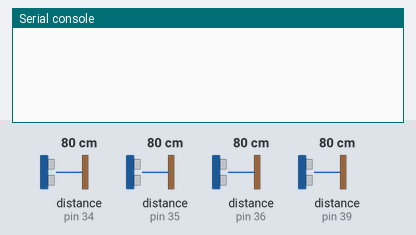
A program run on a simulated MicroPython board. Shown: the last lines printed to the serial console. Inputs (shaded band) come from the test bench; at power-on: distance to the obstacle (sensors on pin 34, pin 35, pin 36, pin 39) 80 cm. The echo pulse lasts 58.3 µs per cm.

Above: at 1.2 s.
1.3 s: distance to the obstacle (sensor on pin 34) set to 2 cm
At 2.8 s:
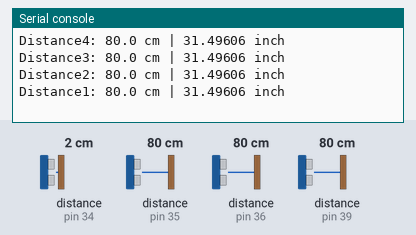
3.9 s: distance to the obstacle (sensor on pin 35) set to 2 cm
At 4.9 s:
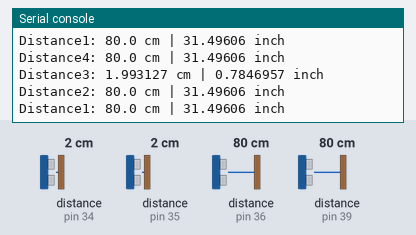
6.5 s: distance to the obstacle (sensor on pin 36) set to 2 cm
At 8.8 s:
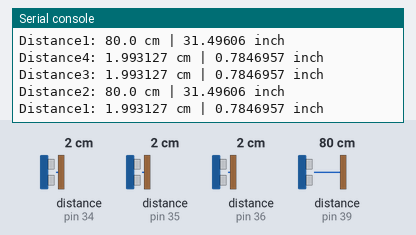
9.1 s: distance to the obstacle (sensor on pin 39) set to 2 cm
At 11.6 s:
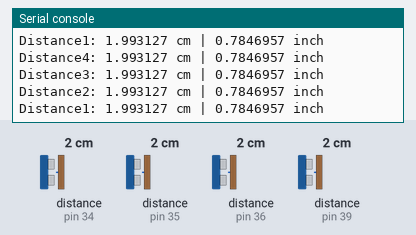
11.7 s: distance to the obstacle (sensor on pin 34) set to 4 cm
At 13.8 s:
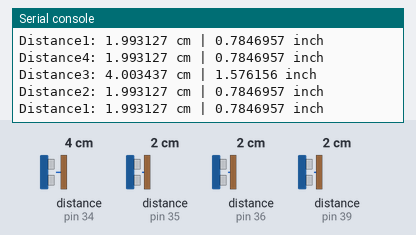
14.3 s: distance to the obstacle (sensor on pin 35) set to 4 cm
Timing chart, 0 to 17.3 s (numbered marks = the images above; inputs shaded):
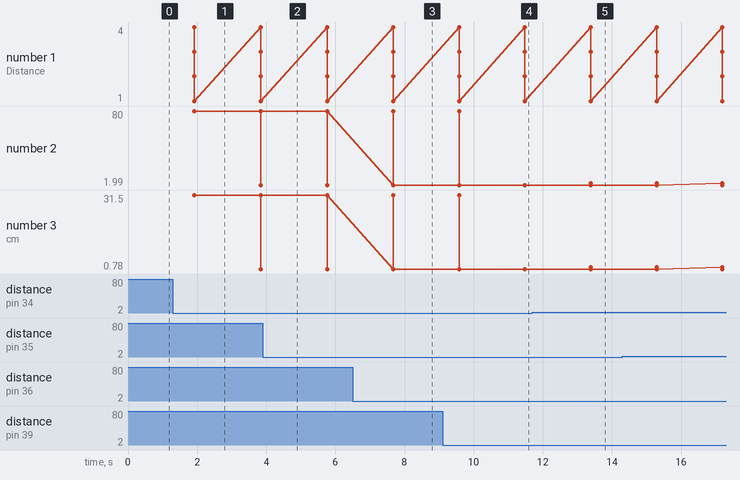

Measured:
- after the input at 6.5 s, the serial console: prints a new line after 1.2 s (image 3)
- after the input at 9.1 s, the serial console: prints a new line after 2.4 s (image 4)
- after the input at 11.7 s, the serial console: prints a new line after 1.7 s (image 5)

The program:

ultrasonido-Ejemplo.py
```python
import machine
import hcsr04
import time

ultrasonic4 = hcsr04.HCSR04(trigger_pin=32, echo_pin=35, echo_timeout_us=1000000)
ultrasonic3 = hcsr04.HCSR04(trigger_pin=33, echo_pin=34, echo_timeout_us=1000000)
ultrasonic2 = hcsr04.HCSR04(trigger_pin=25, echo_pin=39, echo_timeout_us=1000000)
ultrasonic1 = hcsr04.HCSR04(trigger_pin=26, echo_pin=36, echo_timeout_us=1000000)


while True:
    distance4 = ultrasonic4.distance_cm()
    time.sleep_ms(300)
    distance3 = ultrasonic3.distance_cm()
    time.sleep_ms(300)
    distance2 = ultrasonic2.distance_cm()
    time.sleep_ms(300)
    distance1 = ultrasonic1.distance_cm()
    time.sleep_ms(1000)
    print('Distance4:', distance4, 'cm', '|', distance4/2.54, 'inch')
    print('Distance3:', distance3, 'cm', '|', distance3/2.54, 'inch')
    print('Distance2:', distance2, 'cm', '|', distance2/2.54, 'inch')
    print('Distance1:', distance1, 'cm', '|', distance1/2.54, 'inch')

    
```
